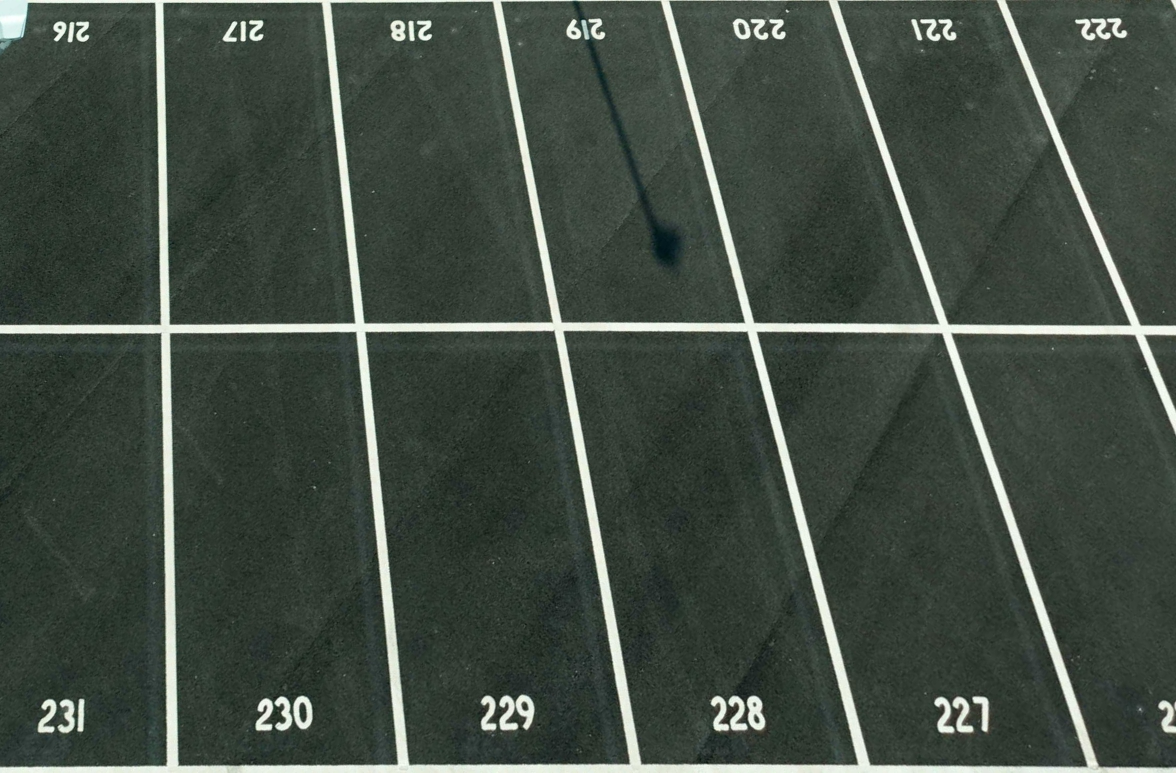
#> input picture assets/warped/large.jpg, 2352 x 1545 px, found by its file name (shown at 1/2 size)
$ python feature_pipeline.py   (older library calls are emulated)
#> lines starting #> are read from the running program, lines starting #| are printed output that depends on the picture; after the words box and inside, x2 and y2 are one past the last pixel; in counts of white or black regions, pixels touching at a corner belong together
import cv2
import numpy as np
import matplotlib.pyplot as plt

def detect_parking_bays(image_path='assets/warped/large.jpg'):
    # Read image
#> called with image_path = 'assets/warped/large.jpg'
    img = cv2.imread(image_path)
#> img is the input picture: shape (1545, 2352, 3); mean B, G, R 67.1, 76.2, 65.9
    if img is None:
        print(f"Error: Could not read image at {image_path}")
        return

    # Step 1: Convert to grayscale
    gray = cv2.cvtColor(img, cv2.COLOR_BGR2GRAY)

    # Step 2: Apply Sobel filter for edge detection
    sobel_x = cv2.Sobel(gray, cv2.CV_64F, 1, 0, ksize=3)
    sobel_y = cv2.Sobel(gray, cv2.CV_64F, 0, 1, ksize=3)
    sobel = cv2.magnitude(sobel_x, sobel_y)
    sobel = cv2.normalize(sobel, None, 0, 255, cv2.NORM_MINMAX, dtype=cv2.CV_8U)

    # Apply threshold to get binary image
    _, binary = cv2.threshold(sobel, 50, 255, cv2.THRESH_BINARY)
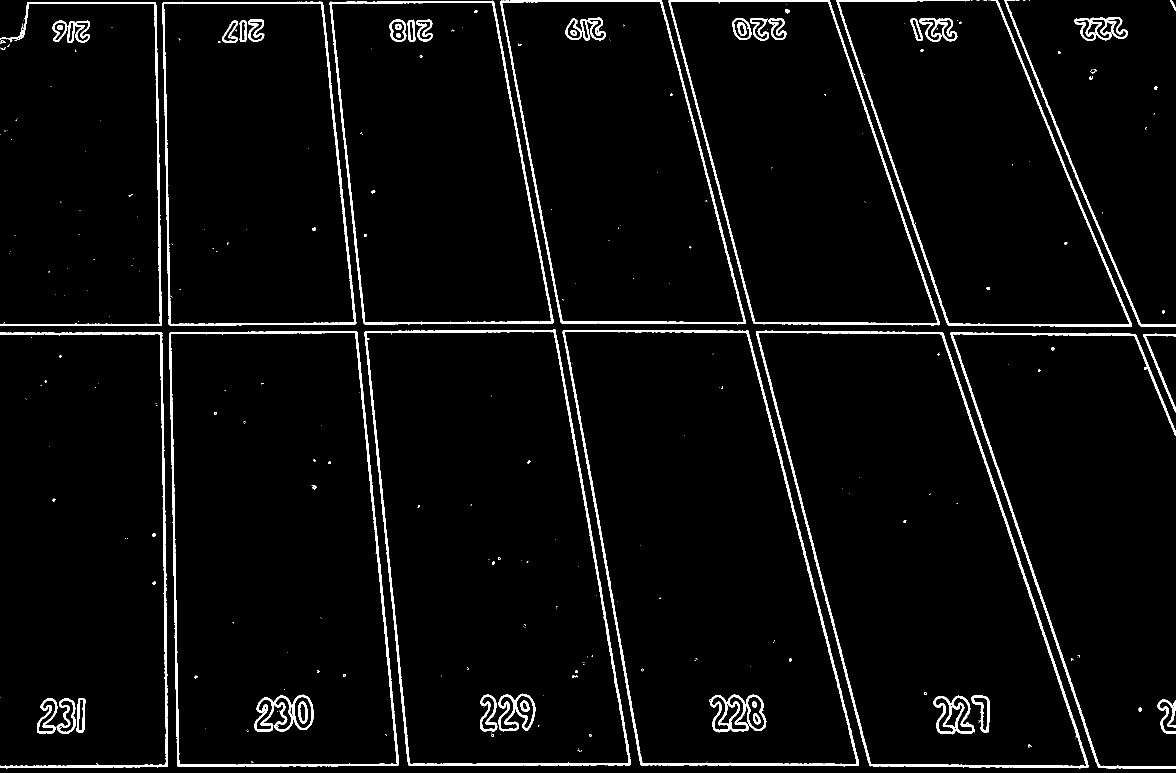
#> binary: shape (1545, 2352) (shown at 1/2 size); 3.6% white; 333 white regions (247 under 20 px), largest, box (x1, y1, x2, y2) and area: (1512, 661, 2178, 1537) 11348, (1125, 660, 1718, 1533) 10820, (729, 658, 1262, 1532) 10716

    # Step 3: Apply morphological operations to clean up
    kernel = np.ones((4, 4), np.uint8)
    # have to use larger kernal here
    binary = cv2.morphologyEx(binary, cv2.MORPH_CLOSE, kernel, iterations=2)
#> binary: shape (1545, 2352); 4.2% white; 200 white regions (130 under 20 px), largest, box (x1, y1, x2, y2) and area: (1514, 663, 2180, 1539) 11526, (1127, 662, 1720, 1535) 11012, (731, 660, 1264, 1534) 10987
    binary = cv2.morphologyEx(binary, cv2.MORPH_OPEN, kernel, iterations=1)
#> binary: shape (1545, 2352); 3.9% white; 576 white regions (141 under 20 px), largest, box (x1, y1, x2, y2) and area: (346, 665, 801, 1537) 8791, (0, 668, 339, 1539) 5509, (1741, 953, 2180, 1539) 4915

    # Step 4: Apply Watershed algorithm
    # Distance transform
    dist_transform = cv2.distanceTransform(255 - binary, cv2.DIST_L2, 5)
    _, sure_fg = cv2.threshold(dist_transform, 0.5 * dist_transform.max(), 255, 0)
#> sure_fg: shape (1545, 2352) float32; 7.6% white; 16 white regions (1 under 20 px), largest, box (x1, y1, x2, y2) and area: (0, 219, 179, 511) 50226, (2118, 829, 2352, 1267) 47214, (1300, 808, 1491, 1262) 45513
    sure_fg = np.uint8(sure_fg)

    # Find unknown region
    sure_bg = cv2.dilate(255 - binary, kernel, iterations=3)
#> sure_bg: shape (1545, 2352); 99.7% white; 50 black regions (16 under 20 px), largest, box (x1, y1, x2, y2) and area: (789, 48, 864, 83) 1280, (1010, 0, 1324, 5) 1233, (1141, 45, 1210, 80) 1097
    unknown = cv2.subtract(sure_bg, sure_fg)
#> unknown: shape (1545, 2352); 92.1% white; 66 black regions (17 under 20 px)

    # Marker labelling
    _, markers = cv2.connectedComponents(sure_fg)
#> markers: shape (1545, 2352) int32; 17 distinct labels, from 0 to 16
    markers = markers + 1
#> markers: shape (1545, 2352) int32; 17 distinct labels, from 1 to 17
    markers[unknown == 255] = 0
#> markers: shape (1545, 2352) int32; 18 distinct labels, from 0 to 17

    # Apply watershed
    markers = cv2.watershed(img, markers)
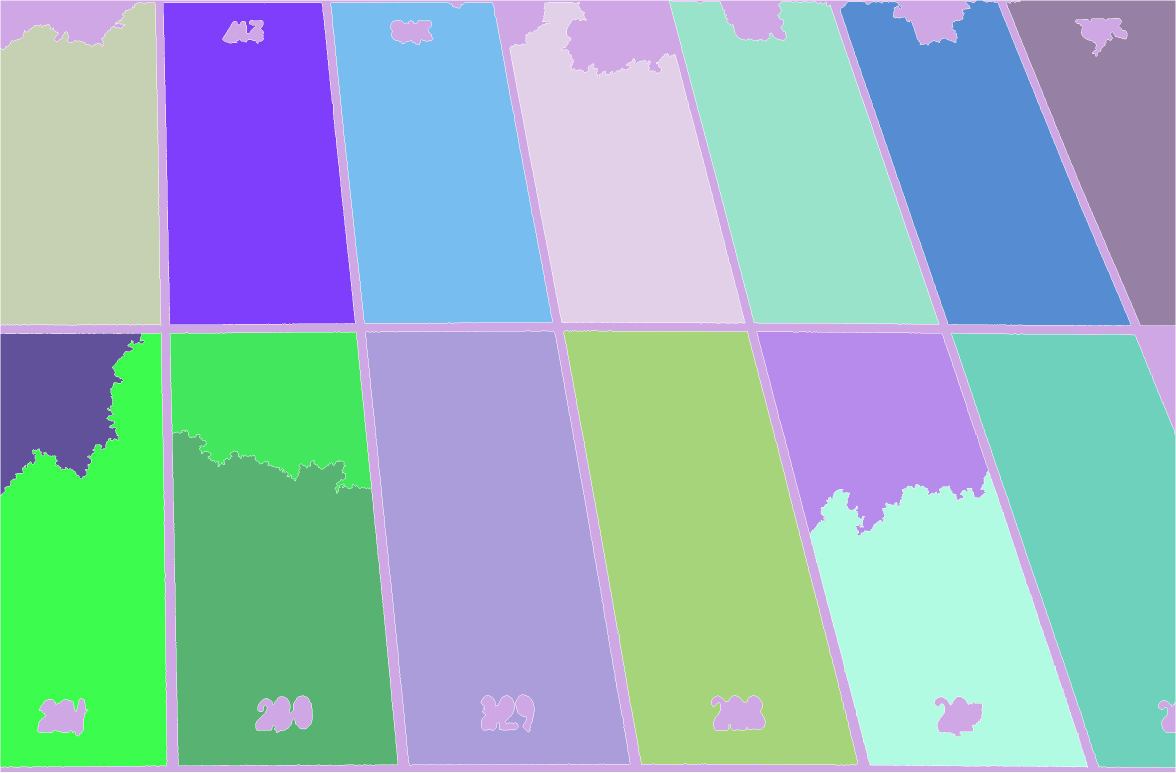
#> markers: shape (1545, 2352) int32 (shown at 1/2 size); 18 distinct labels, from -1 to 17; one colour per label, 0 black, -1 white

    # Create a copy of original image
    img_result = img.copy()
    img_result[markers == -1] = [0, 0, 255]  # Mark boundaries in red
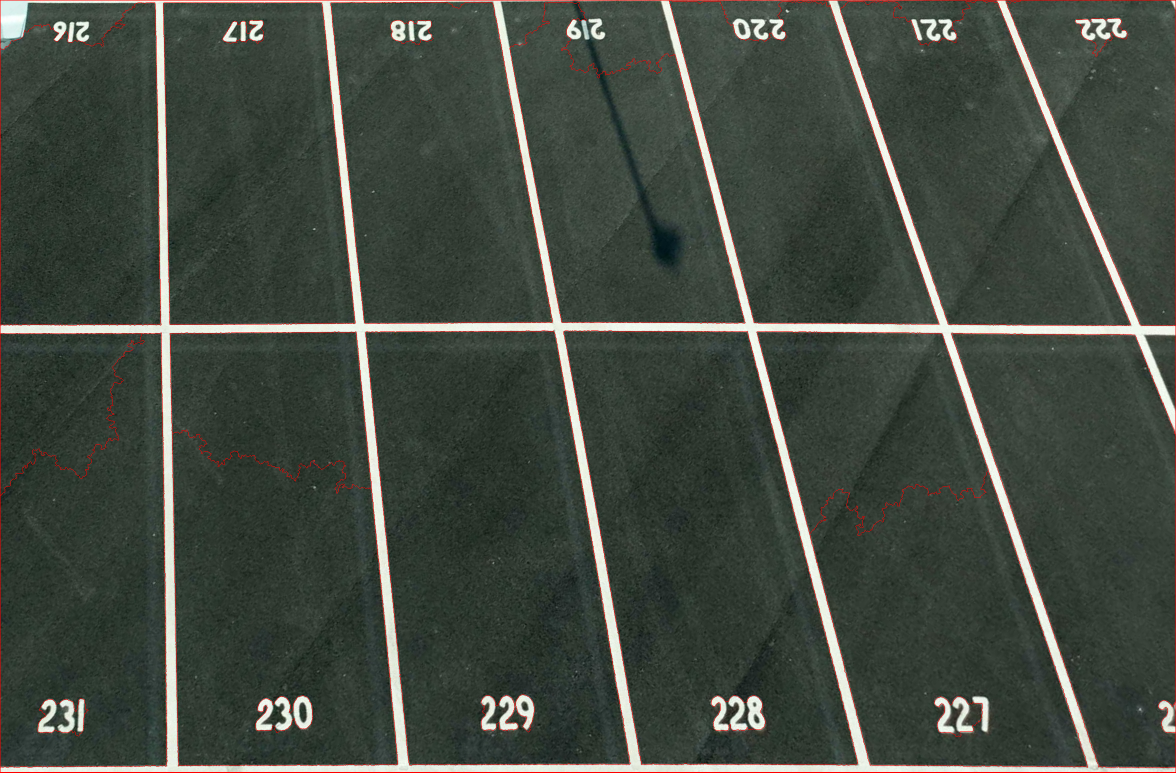
#> img_result: shape (1545, 2352, 3) (shown at 1/2 size); 1.08% of pixels changed, all inside (x1, y1, x2, y2) = (0, 0, 2352, 1545)

    # Count regions (excluding background and boundaries)
    num_bays = len(np.unique(markers)) - 2  # -1 (boundaries) and 1 (background)
#> num_bays = 16

    # Step 5: Estimate parking bay organization (rows and columns)
    # Find contours of parking bays
    markers_copy = markers.copy()
    markers_copy[markers_copy <= 1] = 0  # Remove background and boundaries
#> markers_copy: shape (1545, 2352) int32; 17 distinct labels, from 0 to 17
    markers_copy = markers_copy.astype(np.uint8)
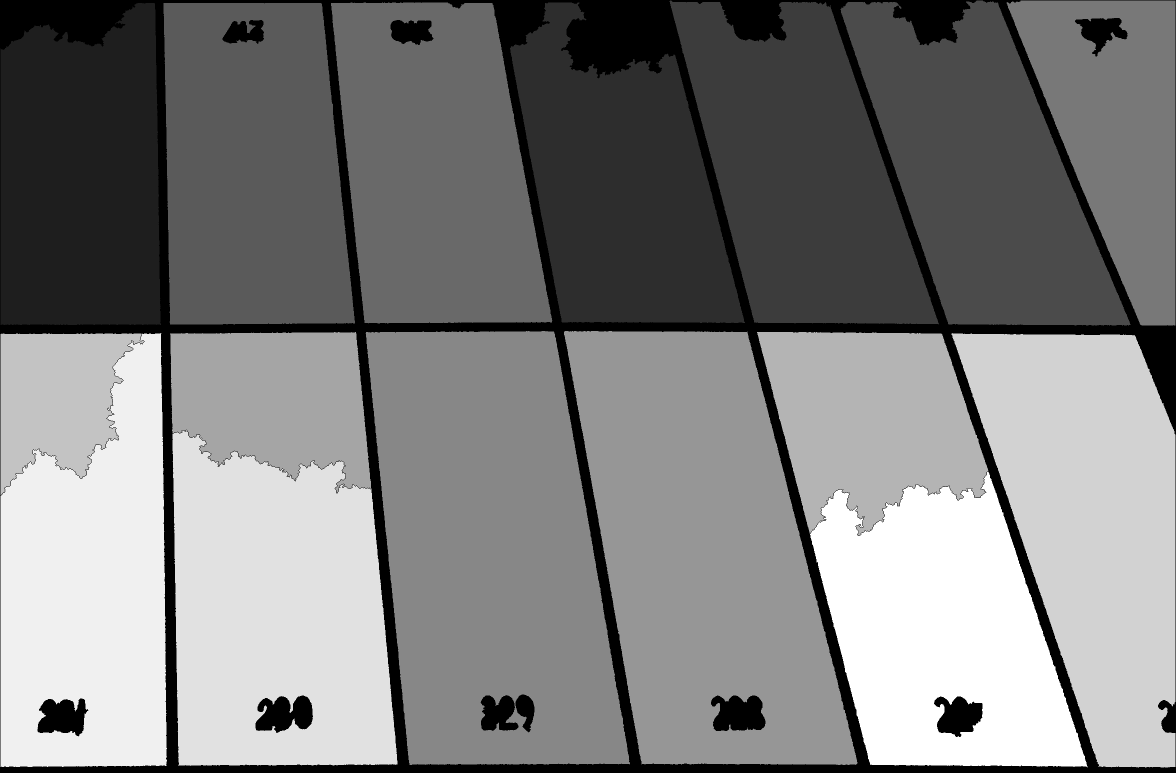
#> markers_copy: shape (1545, 2352) (shown at 1/2 size); min 0, max 17, mean 8.52; drawn with min black and max white
    contours, _ = cv2.findContours(markers_copy, cv2.RETR_EXTERNAL, cv2.CHAIN_APPROX_SIMPLE)
#> contours = 13 contours; largest, box (x1, y1, x2, y2) and area: (731, 662, 1260, 1530) 353682, (340, 664, 795, 1532) 348991, (1514, 664, 2175, 1535) 346925, (1128, 662, 1715, 1530) 344651, (1, 666, 334, 1534) 281894

    # Filter out small contours
    min_area = 100
    valid_contours = [c for c in contours if cv2.contourArea(c) > min_area]
#> valid_contours has the same summary as contours

    # Get bounding boxes for each parking bay
    bboxes = [cv2.boundingRect(c) for c in valid_contours]
#> bboxes = 13 items, first 6: (1903, 666, 448, 869), (1, 666, 333, 868), (1514, 664, 661, 871), (340, 664, 455, 868), (1128, 662, 587, 868), (731, 662, 529, 868)

    # Extract all centerpoints
    centers = [(int(x + w/2), int(y + h/2)) for (x, y, w, h) in bboxes]
#> centers = [(2127, 1100), (167, 1100), (1844, 1099), (567, 1098), (1421, 1096), (995, 1096), (518, 327), (161, 328), (1255, 325), (883, 326), (2182, 326), (1971, 326), (1608, 325)]

    # Draw centers on the image
    for center in centers:
        cv2.circle(img_result, center, 5, (0, 255, 0), -1)
#> this loop made 13 passes
#> img_result: shape (1545, 2352, 3); 0.03% of pixels changed, all inside (x1, y1, x2, y2) = (156, 320, 2188, 1106)

    # Estimate rows and columns using K-means clustering if we have enough points
    if len(centers) > 2:
        # Convert centers to numpy array
        centers_array = np.array(centers, dtype=np.float32)
#> centers_array = 13 rows, first 8: [2127, 1100], [167, 1100], [1844, 1099], [567, 1098], [1421, 1096], [995, 1096], [518, 327], [161, 328]

        # Sort centers by y-coordinate (row)
        centers_sorted_y = sorted(centers, key=lambda c: c[1])
#> centers_sorted_y = [(1255, 325), (1608, 325), (883, 326), (2182, 326), (1971, 326), (518, 327), (161, 328), (1421, 1096), (995, 1096), (567, 1098), (1844, 1099), (2127, 1100), (167, 1100)]

        # Calculate average height of a bay
        y_coords = [c[1] for c in centers_sorted_y]
#> y_coords = [325, 325, 326, 326, 326, 327, 328, 1096, 1096, 1098, 1099, 1100, 1100]
        y_diffs = [y_coords[i+1] - y_coords[i] for i in range(len(y_coords)-1)]
#> y_diffs = [0, 1, 0, 0, 1, 1, 768, 0, 2, 1, 1, 0]
        avg_height = np.mean(y_diffs) if y_diffs else 0
#> avg_height = 64.58

#============================================================
        # Change to 30% instead, can play around with this
        row_group_factor = 0.9  # e.g., 0.3 = 30%
        threshold = row_group_factor * avg_height
#> threshold = 58.12
#============================================================

        # Group into rows
        row_clusters = []
        current_row = [centers_sorted_y[0]]
#> current_row = [(1255, 325)]

        for i in range(1, len(centers_sorted_y)):
            if abs(centers_sorted_y[i][1] - current_row[0][1]) <= threshold:
                current_row.append(centers_sorted_y[i])
            else:
                row_clusters.append(current_row)
                current_row = [centers_sorted_y[i]]
#> this loop made 12 passes
#> after the loop, row_clusters = [[(1255, 325), (1608, 325), (883, 326), (2182, 326), (1971, 326), (518, 327), (161, 328)]]

        if current_row:
            row_clusters.append(current_row)

        # Count columns in each row
        columns = [len(row) for row in row_clusters]
#> columns = [7, 6]
        avg_columns = int(np.mean(columns)) if columns else 0
#> avg_columns = 6
        num_rows = len(row_clusters)
#> num_rows = 2

        # Create a simple visualization of the parking lot structure
        structure_img = np.zeros((img.shape[0], img.shape[1], 3), dtype=np.uint8)

        for i, row in enumerate(row_clusters):
            for j, center in enumerate(sorted(row, key=lambda c: c[0])):
                cv2.circle(structure_img, center, 10, (0, 255, 0), -1)
                cv2.putText(structure_img, f"{i+1},{j+1}",
                           (center[0]-20, center[1]+5), cv2.FONT_HERSHEY_SIMPLEX,
                           0.5, (255, 255, 255), 1)
#> this loop made 2 passes
    else:
        num_rows = 0
        avg_columns = 0
        structure_img = np.zeros_like(img)

    # Display results
    plt.figure(figsize=(15, 10))
    plt.subplot(231), plt.imshow(cv2.cvtColor(img, cv2.COLOR_BGR2RGB)), plt.title('Original')
    plt.subplot(232), plt.imshow(gray, cmap='gray'), plt.title('Grayscale')
    plt.subplot(233), plt.imshow(sobel, cmap='gray'), plt.title('Sobel Filter')
    plt.subplot(234), plt.imshow(binary, cmap='gray'), plt.title('Binary')
    plt.subplot(235), plt.imshow(cv2.cvtColor(img_result, cv2.COLOR_BGR2RGB)), plt.title(f'Detected Bays: {num_bays}')
    plt.subplot(236), plt.imshow(cv2.cvtColor(structure_img, cv2.COLOR_BGR2RGB)), plt.title(f'Structure: ~{num_rows} rows x ~{avg_columns} columns')

    plt.tight_layout()
    plt.show()
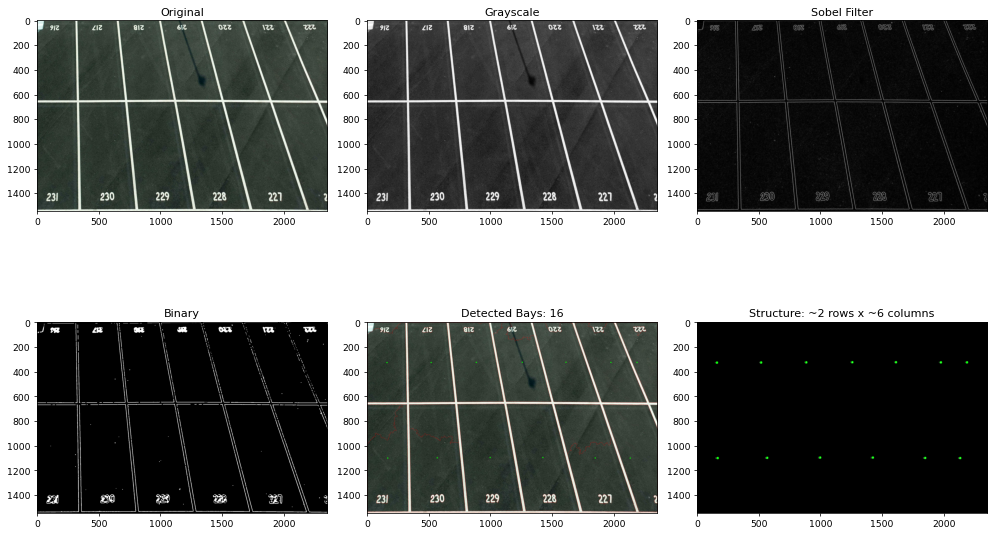
#> figure drawn by matplotlib, 6 panels

    return num_rows, avg_columns, num_bays

#Structure: ~{num_rows} rows x ~{avg_columns} columns -> to plug in to digital twin


if __name__ == "__main__":
    rows, cols, bays = detect_parking_bays('assets/warped/large.jpg')
#> rows = 2; cols = 6; bays = 16
    print(f"Detected approximately {rows} rows and {cols} columns of parking bays.")
#| Detected approximately 2 rows and 6 columns of parking bays.
    print(f"Total parking bays detected: {bays}")
#| Total parking bays detected: 16
